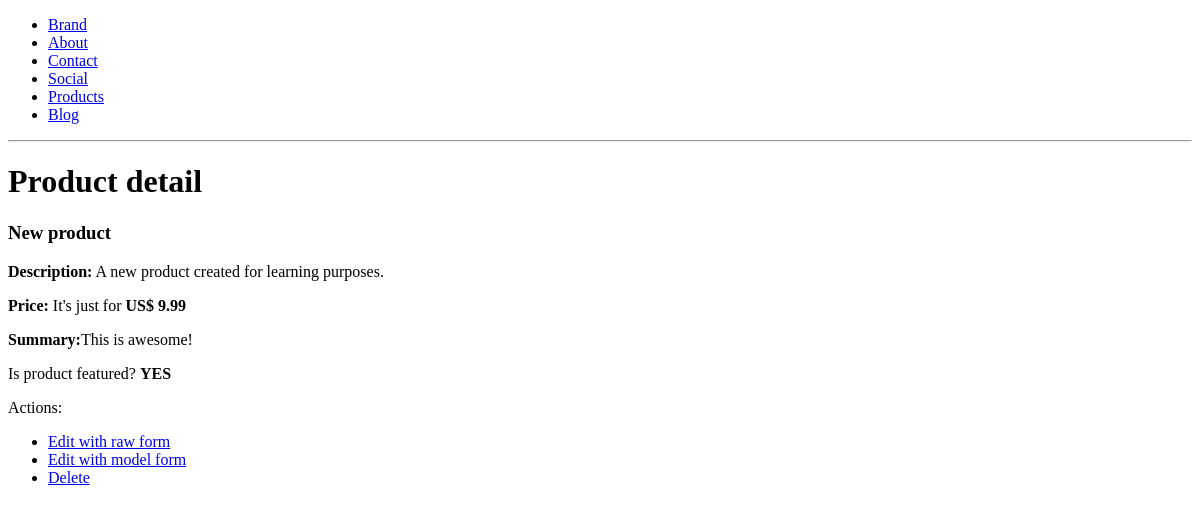
Page /products/1/ on the earlier database version.
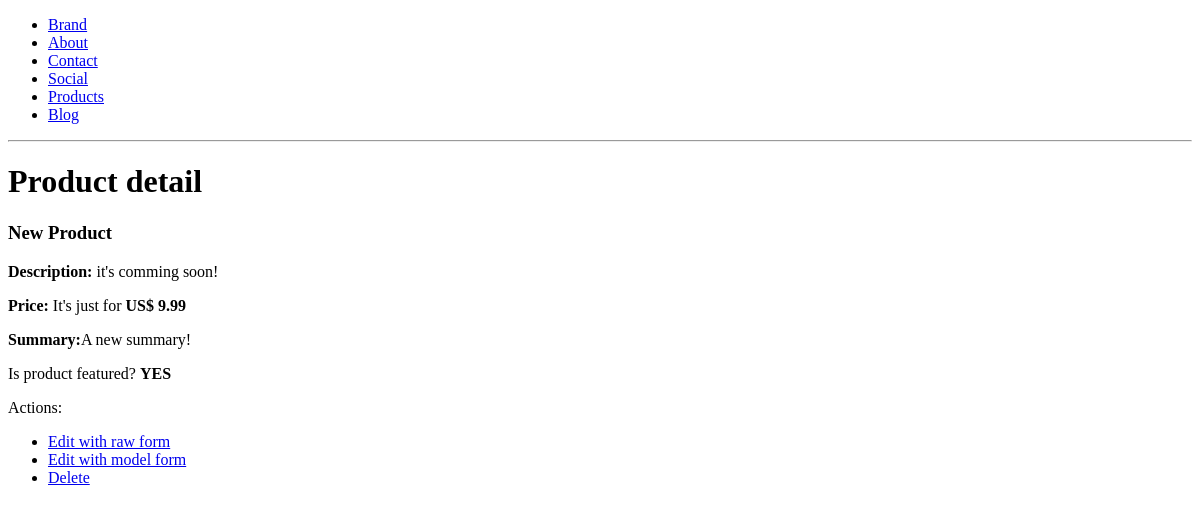
Same page on the later database version.
### products/models.py (models this page shows, shortened)
class Product(models.Model):
    title       = models.CharField(max_length=120)
    description = models.TextField(blank=True, null=True)
    price       = models.DecimalField(max_digits=10000, decimal_places=2)
    summary     = models.TextField()
    featured    = models.BooleanField()
    def __str__(self):
        return self.title
    def is_featured(self):
        return 'yes' if self.featured else 'no'

### products/views.py (the view)
# urls.py: path('<int:product_id>/', product_detail_view, name='product_detail'),
def product_detail_view(request, product_id):
    product = get_object_or_404(Product, id=product_id)
    context = {
        'product': product
    }
    return render(request, 'product_detail.html', context)

### products/templates/product_detail.html (shortened to what this page needs)
{% extends 'base.html' %}
{% block content %}
<h1>Product detail</h1>
<h3>{{product}}</h3>
<p>
    <strong>Description:</strong>
    {% if product.description %}
    {{product.description}}
    {% else %}
    it's comming soon!
    {% endif %}
</p>
<p><strong>Price:</strong> It's just for <strong>US$ {{product.price}}</strong></p>
<p><strong>Summary:</strong>{{product.summary}}</p>
<p>Is product featured? <strong>{{ product.is_featured|upper }}</strong></p>
<p>Actions:</p>
<ul>
    <li>
        <a
            href="{% url 'products:update_product_raw_form' product.id %}"
        >Edit with raw form</a>
    </li>
    <li>
        <a
            href="{% url 'products:update_product_model_form' product.id %}"
        >Edit with model form</a>
    </li>
    <li>
        <a href="{% url 'products:product_delete' product.id %}">Delete</a>
    </li>
</ul>
{% endblock content %}

Differences in the rows shown:
changed Product "YES": title "New product" → "New Product"; summary "This is awesome!" → "A new summary!"; description "A new product created for learning purposes." → (not shown)
Other differences:
text now shown: "it's comming soon!"
